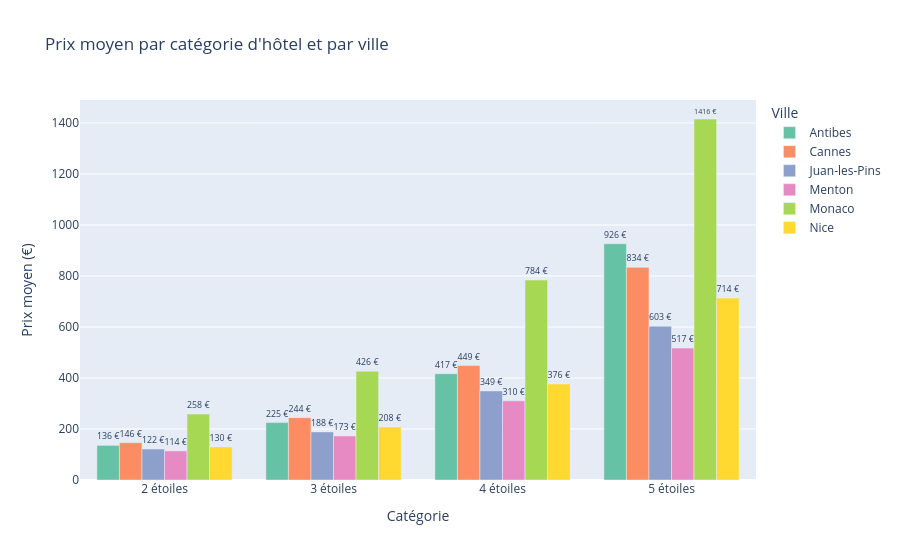

Notebook cell for this chart:
### Code cell
# Visualisation 4 — Prix par catégorie et ville
prix_cat = df.groupby(['ville', 'categorie'])['prix_nuit'].mean().round(2).reset_index()

fig4 = px.bar(
    prix_cat,
    x='categorie',
    y='prix_nuit',
    color='ville',
    barmode='group',
    title='Prix moyen par catégorie d\'hôtel et par ville',
    color_discrete_sequence=px.colors.qualitative.Set2,
    text='prix_nuit'
)
fig4.update_traces(texttemplate='%{text:.0f} €', textposition='outside')
fig4.update_layout(
    yaxis_title="Prix moyen (€)",
    xaxis_title="Catégorie",
    legend_title="Ville"
)
fig4.show()

### Figure 1 — Plotly figure (JSON) as saved in the notebook; plotly's stock layout.template omitted (floating-point values rounded to 4 significant figures)
{"data": [{"alignmentgroup": "True", "hovertemplate": "ville=Antibes<br>categorie=%{x}<br>prix_nuit=%{text}<extra></extra>", "legendgroup": "Antibes", "marker": {"color": "rgb(102,194,165)", "pattern": {"shape": ""}}, "name": "Antibes", "offsetgroup": "Antibes", "orientation": "v", "showlegend": true, "text": [135.7, 225.1, 416.7, 926.3], "textposition": "outside", "texttemplate": "%{text:.0f} €", "type": "bar", "x": ["2 étoiles", "3 étoiles", "4 étoiles", "5 étoiles"], "xaxis": "x", "y": [135.7, 225.1, 416.7, 926.3], "yaxis": "y"}, {"alignmentgroup": "True", "hovertemplate": "ville=Cannes<br>categorie=%{x}<br>prix_nuit=%{text}<extra></extra>", "legendgroup": "Cannes", "marker": {"color": "rgb(252,141,98)", "pattern": {"shape": ""}}, "name": "Cannes", "offsetgroup": "Cannes", "orientation": "v", "showlegend": true, "text": [146.4, 244.5, 448.6, 833.9], "textposition": "outside", "texttemplate": "%{text:.0f} €", "type": "bar", "x": ["2 étoiles", "3 étoiles", "4 étoiles", "5 étoiles"], "xaxis": "x", "y": [146.4, 244.5, 448.6, 833.9], "yaxis": "y"}, {"alignmentgroup": "True", "hovertemplate": "ville=Juan-les-Pins<br>categorie=%{x}<br>prix_nuit=%{text}<extra></extra>", "legendgroup": "Juan-les-Pins", "marker": {"color": "rgb(141,160,203)", "pattern": {"shape": ""}}, "name": "Juan-les-Pins", "offsetgroup": "Juan-les-Pins", "orientation": "v", "showlegend": true, "text": [121.5, 188.5, 349.3, 603.0], "textposition": "outside", "texttemplate": "%{text:.0f} €", "type": "bar", "x": ["2 étoiles", "3 étoiles", "4 étoiles", "5 étoiles"], "xaxis": "x", "y": [121.5, 188.5, 349.3, 603.0], "yaxis": "y"}, {"alignmentgroup": "True", "hovertemplate": "ville=Menton<br>categorie=%{x}<br>prix_nuit=%{text}<extra></extra>", "legendgroup": "Menton", "marker": {"color": "rgb(231,138,195)", "pattern": {"shape": ""}}, "name": "Menton", "offsetgroup": "Menton", "orientation": "v", "showlegend": true, "text": [114.0, 172.9, 310.4, 517.2], "textposition": "outside", "texttemplate": "%{text:.0f} €", "type": "bar", "x": ["2 étoiles", "3 étoiles", "4 étoiles", "5 étoiles"], "xaxis": "x", "y": [114.0, 172.9, 310.4, 517.2], "yaxis": "y"}, {"alignmentgroup": "True", "hovertemplate": "ville=Monaco<br>categorie=%{x}<br>prix_nuit=%{text}<extra></extra>", "legendgroup": "Monaco", "marker": {"color": "rgb(166,216,84)", "pattern": {"shape": ""}}, "name": "Monaco", "offsetgroup": "Monaco", "orientation": "v", "showlegend": true, "text": [258.4, 426.5, 784.0, 1416.0], "textposition": "outside", "texttemplate": "%{text:.0f} €", "type": "bar", "x": ["2 étoiles", "3 étoiles", "4 étoiles", "5 étoiles"], "xaxis": "x", "y": [258.4, 426.5, 784.0, 1416.0], "yaxis": "y"}, {"alignmentgroup": "True", "hovertemplate": "ville=Nice<br>categorie=%{x}<br>prix_nuit=%{text}<extra></extra>", "legendgroup": "Nice", "marker": {"color": "rgb(255,217,47)", "pattern": {"shape": ""}}, "name": "Nice", "offsetgroup": "Nice", "orientation": "v", "showlegend": true, "text": [129.7, 207.8, 376.3, 713.6], "textposition": "outside", "texttemplate": "%{text:.0f} €", "type": "bar", "x": ["2 étoiles", "3 étoiles", "4 étoiles", "5 étoiles"], "xaxis": "x", "y": [129.7, 207.8, 376.3, 713.6], "yaxis": "y"}], "layout": {"barmode": "group", "legend": {"title": {"text": "Ville"}, "tracegroupgap": 0}, "title": {"text": "Prix moyen par catégorie d'hôtel et par ville"}, "xaxis": {"anchor": "y", "domain": [0, 1], "title": {"text": "Catégorie"}}, "yaxis": {"anchor": "x", "domain": [0, 1], "title": {"text": "Prix moyen (€)"}}}}
